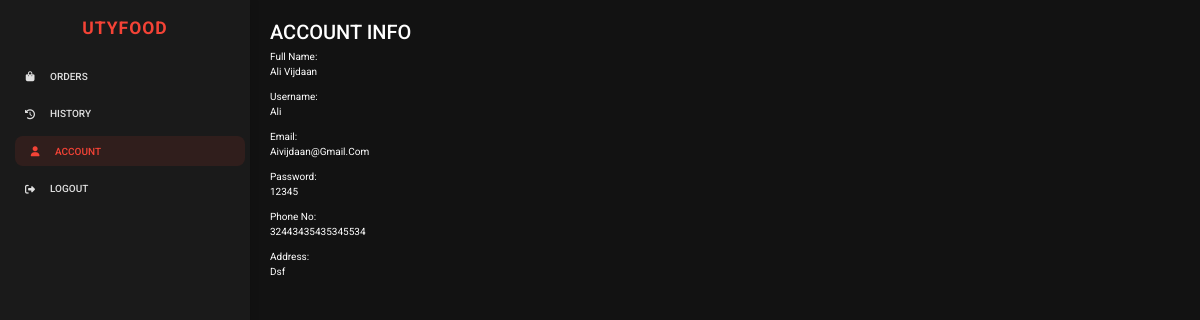
Page /rider/account (signed in) on the committed database.
### tables this page shows
CREATE TABLE Riders(
        rider_id    INTEGER PRIMARY KEY AUTOINCREMENT,
        phone_no       varchar (25),
        user_name      VARCHAR (30),
        first_name     VARCHAR (30),
        last_name      VARCHAR (30),
        password        VARCHAR (30),
        address        VARCHAR (100),
        email          VARCHAR (50),
        admin_id        int not null,
        FOREIGN KEY (ADMIN_ID) REFERENCES ADMIN(ADMIN_ID)
        );

### app.py (the view)
@app.route('/rider/account')
def riderAccount():
    if "Rideremail" and "Riderpassword" in session:
        useremail = session["Rideremail"]
        userpassword = session["Riderpassword"]
        print(useremail)
        print(userpassword)
        rider = db.returnRiderAccordingToSession(useremail, userpassword)
        print(rider)
        print(type(rider))
        rider = rider.fetchone()
        print(rider)
        return render_template('riderAccount.html', rider=rider)
    return redirect(url_for('riderLogin'))

### database.py (called while the page is built)
    @staticmethod
    def returnRiderAccordingToSession(email, password):
        connection = s.connect("foodSystem.db")
        cursor = connection.cursor()
        rider = cursor.execute(
            f"SELECT * from Riders where email = '{email}' and password = '{password}'")
        return rider

### templates/riderAccount.html (shortened to what this page needs)
{% extends 'riderHome.html' %}
{% block body %}
<div class="AccountContent">
    <h2 class="accountHeading">ACCOUNT INFO</h2>
    <div class="firstLastName">
        <span class="accountLabel">
            Full Name:
        </span>
        <p>{{ rider[3] }} {{ rider[4] }}</p>
    </div>
    <div class="username">
        <span class="accountLabel">
            Username:
        </span>
        <p>{{ rider[2] }}</p>
    </div>
    <div class="useremail">
        <span class="accountLabel">
            Email:
        </span>
        <p>{{ rider[7] }}</p>
    </div>
    <div class="userpassword">
        <span class="accountLabel">
            Password:
        </span>
        <p>{{ rider[5] }}</p>
    </div>
    <div class="userphone">
        <span class="accountLabel">
            Phone No:
        </span>
        <p>{{ rider[1] }}</p>
    </div>
    <div class="useraddress">
        <span class="accountLabel">
            Address:
        </span>
        <p>{{ rider[6] }}</p>
    </div>
</div>
{% endblock body %}

### static/css/style.css (style rules this page uses)
:root { --main-color: #f12424; --black: #13131a; --bg: #010103; --border: .1rem solid rgba(255, 255, 255, .3); --primary-color: #ff4136; --secondary-color: #ffdc00; --bg-dark: #121212; --bg-darker: #1e1e1e; --text-light: #e0e0e0; }
* { margin: 0; padding: 0; font-family: 'Roboto', sans-serif; outline: none; border: none; box-sizing: border-box; text-decoration: none; text-transform: capitalize; transition: .2s linear; }
body { background: var(--bg) }
html { font-size: 62.5%; overflow-x: hidden; scroll-padding-top: 9rem; scroll-behavior: smooth; }

### templates/riderHome.html (style rules this page uses)
:root { --primary-color: #f44336; --bg-dark: #121212; --bg-darker: #1a1a1a; --text-primary: #ffffff; --text-secondary: #b3b3b3; --transition-speed: 0.3s; }
body { background-color: var(--bg-dark); color: var(--text-primary); font-family: 'Inter', -apple-system, BlinkMacSystemFont, sans-serif; transition: margin-left var(--transition-speed); min-height: 100vh; }

### rows in the picture
Riders: first_name "Ali", last_name "Vijdaan", user_name "Ali", email "Aivijdaan@gmail.com", password "12345", phone_no "32443435435345534", address "Dsf"
